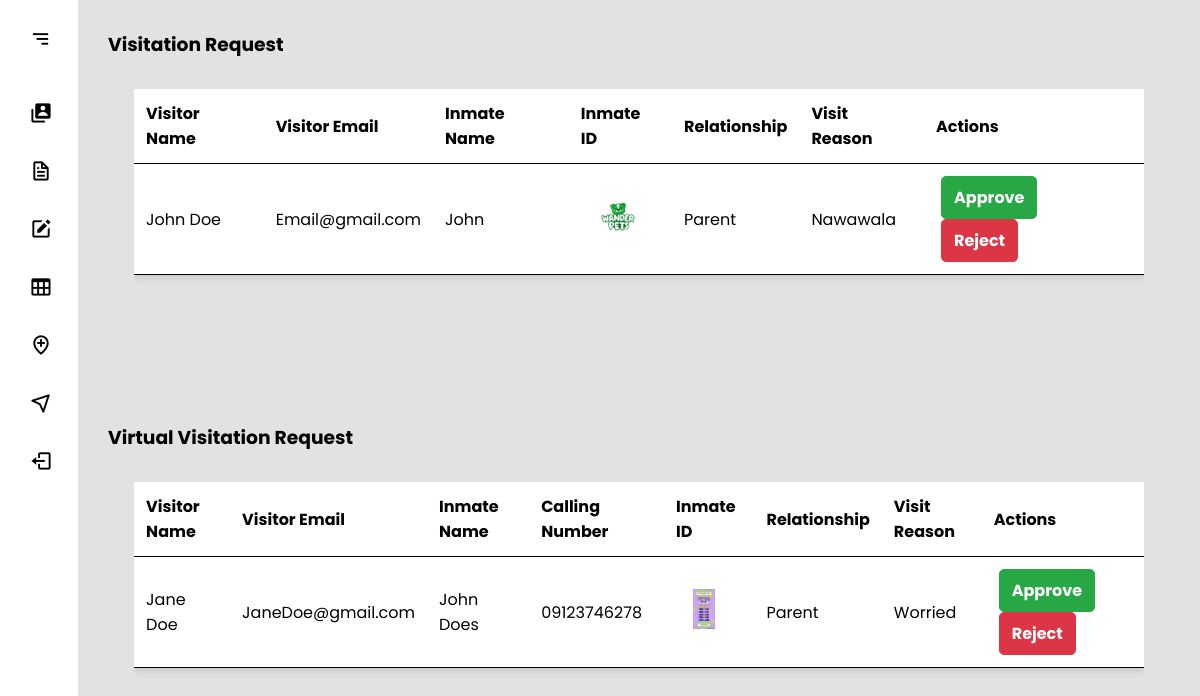
The app's page /AdminSide/VisitationRequest.php, older data.
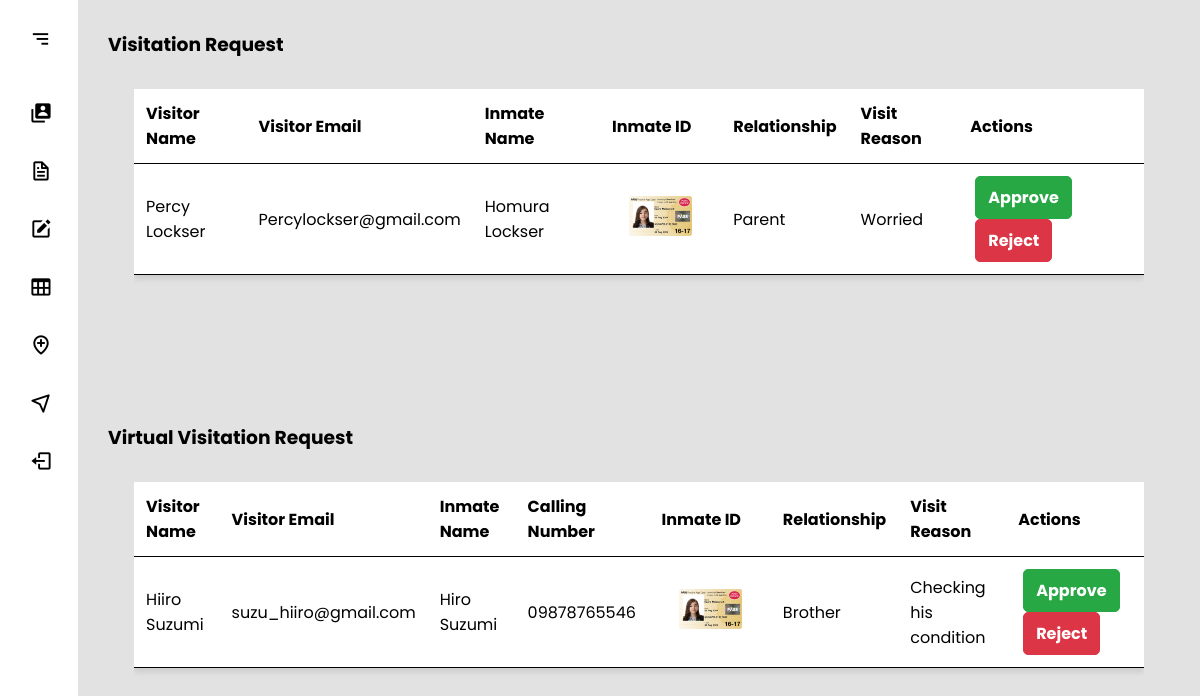
The same page, newer data.
### tables this page shows
CREATE TABLE `visitation` (
  `id` int(11) NOT NULL,
  `visitor_name` varchar(255) NOT NULL,
  `email` varchar(255) NOT NULL,
  `phone_number` varchar(255) NOT NULL,
  `id_type` varchar(255) NOT NULL,
  `id_number` varchar(255) NOT NULL,
  `inmate_name` varchar(255) NOT NULL,
  `inmate_id` varchar(255) NOT NULL,
  `relationship` varchar(255) NOT NULL,
  `visit_reason` text NOT NULL,
  `terms_accepted` varchar(255) NOT NULL
);

CREATE TABLE `virtual` (
  `id` int(11) NOT NULL,
  `visitor_name` varchar(255) NOT NULL,
  `email` varchar(255) NOT NULL,
  `phone_number` varchar(255) NOT NULL,
  `id_type` varchar(255) NOT NULL,
  `id_number` varchar(255) NOT NULL,
  `inmate_name` varchar(255) NOT NULL,
  `inmate_id` varchar(255) NOT NULL,
  `number_call` varchar(255) NOT NULL,
  `relationship` varchar(255) NOT NULL,
  `reason` varchar(255) NOT NULL,
  `terms` tinyint(1) NOT NULL
);

### AdminSide/VisitationRequest.php (the view, shortened to what the changed rows need)
<?php
include '../Backend/config.php';
$query = "SELECT * FROM Visitation WHERE terms_accepted = '1'";
$result = mysqli_query($connect, $query);
?>
<!DOCTYPE html>
<html lang="en">
<head>
  <link rel="stylesheet" href="../assets/style/sidebar.css" />
  <link rel="stylesheet" href="../assets/style/table2.css" />
  <link href="https://unpkg.com/boxicons@2.1.4/css/boxicons.min.css" rel="stylesheet" />
</head>
<body>
  <section class="home">
    <div class="body">
      <div class="table-container">
        <table class="minimalist-table">
          <thead>
            <tr>
              <th>Visitor Name</th>
              <th>Visitor Email</th>
              <th>Inmate Name</th>
              <th>Inmate ID</th>
              <th>Relationship</th>
              <th>Visit Reason</th>
              <th>Actions</th>
            </tr>
          </thead>
          <tbody>
            <?php
            if (mysqli_num_rows($result) > 0) {
                while ($row = mysqli_fetch_assoc($result)) {
                    echo "<tr>";
                    echo "<td>" . $row['visitor_name'] . "</td>";
                    echo "<td>" . $row['email'] . "</td>";
                    echo "<td>" . $row['inmate_name'] . "</td>";
                    echo "<td>
                            <a href='../Backend/" . $row['inmate_id'] . "' target='_blank'>
                                <img src='../Backend/" . $row['inmate_id'] . "' alt='ID Picture' style='width: auto; height: 40px;'>
                            </a>
                          </td>";
                    echo "<td>" . $row['relationship'] . "</td>";
                    echo "<td>" . $row['visit_reason'] . "</td>";
                    echo '<td>
                    <a href="#"
                       onclick="if(confirm(\'Are you sure you want to approve this visitation?\')) { window.location.href=\'../Backend/VisitationApproval.php?regID=' . $row['id'] . '\'; }">Approve</a>
                    <a href="#"
                       onclick="if(confirm(\'Are you sure you want to reject this visitation?\')) { window.location.href=\'../Backend/VisitationRejection.php?regID=' . $row['id'] . '\'; }">Reject</a>
                  </td>';
                    echo "</tr>";
                }
            } else {
                echo "<tr><td colspan='7' class='text-center'>No Records Found</td></tr>";
            }
            ?>
          </tbody>
        </table>
      </div>
    </div>
    <div class="body">
      <div class="table-container">
        <table class="minimalist-table">
          <thead>
            <tr>
              <th>Visitor Name</th>
              <th>Visitor Email</th>
              <th>Inmate Name</th>
              <th>Calling Number</th>
              <th>Inmate ID</th>
              <th>Relationship</th>
              <th>Visit Reason</th>
              <th>Actions</th>
            </tr>
          </thead>
          <tbody>
            <?php
            $query = "SELECT * FROM Virtual WHERE terms = '1'";
            $result = mysqli_query($connect, $query);
            if (mysqli_num_rows($result) > 0) {
              while ($row = mysqli_fetch_assoc($result)) {
                  echo "<tr>";
                  echo "<td>" . $row['visitor_name'] . "</td>";
                  echo "<td>" . $row['email'] . "</td>";
                  echo "<td>" . $row['inmate_name'] . "</td>";
                  echo "<td>" . $row['number_call'] . "</td>";
                  echo "<td>
                          <a href='../Backend/" . $row['inmate_id'] . "' target='_blank'>
                              <img src='../Backend/" . $row['inmate_id'] . "' alt='ID Picture' style='width: auto; height: 40px;'>
                          </a>
                        </td>";
                  echo "<td>" . $row['relationship'] . "</td>";
                  echo "<td>" . $row['reason'] . "</td>";
                  echo '<td>
                    <a href="#"
                      onclick="if(confirm(\'Are you sure you want to approve this virtual visitation?\')) { window.location.href=\'../Backend/VirtualApproval.php?regID=' . $row['id'] . '\'; }">Approve</a>
                    <a href="#"
                      onclick="if(confirm(\'Are you sure you want to reject this virtual visitation?\')) { window.location.href=\'../Backend/VirtualRejection.php?regID=' . $row['id'] . '\'; }">Reject</a>
                  </td>';
                  echo "</tr>";
              }
          } else {
              echo "<tr><td colspan='7' class='text-center'>No Records Found</td></tr>";
          }
            ?>
          </tbody>
        </table>
      </div>
    </div>
  </section>
</body>
</html>

Row changes from the older to the newer data that the page shows:
no longer on this page (row edited): visitation: visitor_name "John Doe", email "Email@gmail.com", inmate_name "John", inmate (picture), relationship "Parent", visit_reason "Nawawala"
no longer on this page (row edited): virtual: visitor_name "Jane Doe", email "JaneDoe@gmail.com", inmate_name "John Does", number_call "09123746278", inmate (picture), relationship "Parent", reason "Worried"
added visitation: visitor_name "Percy Lockser", email "Percylockser@gmail.com", inmate_name "Homura Lockser", inmate (picture), relationship "Parent", visit_reason "Worried"
added virtual: visitor_name "Hiiro Suzumi", email "suzu_hiiro@gmail.com", inmate_name "Hiro Suzumi", number_call "09878765546", inmate (picture), relationship "Brother", reason "Checking his condition"
